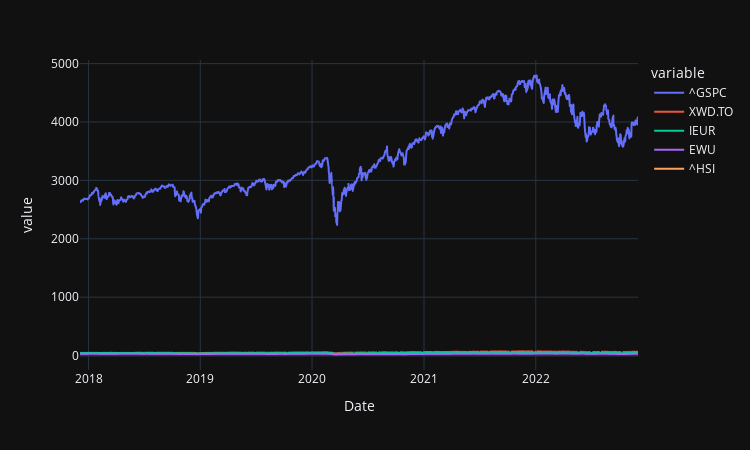

Notebook code cell kept with this figure:
### Code cell
# to import OHLC data and save it as 'df_px_close' DataFrame
tickers = ['^GSPC', 'XWD.TO', 'IEUR', 'EWU', '^HSI']
#tickers = ['VXUS', 'CL=F', 'GC=F']
df_px_close = [] # deletes DataFrame in case it was created earlier
df_px_close = pd.DataFrame() # creates empty DataFrame to store closing stock price data
for ticker in tickers: # loops through each ticker to download its closing share price and add it under a newe column of the DataFrame
    df_px_close[ticker] = yf.Ticker(ticker).history(period='5y').Close
    # another way to do it is here: https://www.allthesnippets.com/notes/finance/calculating_cumulative_returns_of_stocks_with_python_and_pandas.html

# charts prices of all tickers on a single graph
fig_px_close = px.line(df_px_close, 
                    x=df_px_close.index, 
                    y=df_px_close.columns,
                    height=450, 
                    width=750,
                    template='plotly_dark'
) # builds the chart
fig_px_close.show() # displays the chart

### Figure 1 — Plotly figure (JSON) as saved in the notebook; plotly's stock layout.template omitted (floating-point values rounded to 4 significant figures; data arrays with more than 128 entries replaced by an {"elided": "..."} marker saying what was removed)
{"data": [{"hovertemplate": "variable=^GSPC<br>Date=%{x}<br>value=%{y}<extra></extra>", "legendgroup": "^GSPC", "line": {"color": "#636efa", "dash": "solid"}, "marker": {"symbol": "circle"}, "mode": "lines", "name": "^GSPC", "showlegend": true, "type": "scattergl", "x": {"elided": "1258 str values"}, "xaxis": "x", "y": {"elided": "1258 float values"}, "yaxis": "y"}, {"hovertemplate": "variable=XWD.TO<br>Date=%{x}<br>value=%{y}<extra></extra>", "legendgroup": "XWD.TO", "line": {"color": "#EF553B", "dash": "solid"}, "marker": {"symbol": "circle"}, "mode": "lines", "name": "XWD.TO", "showlegend": true, "type": "scattergl", "x": {"elided": "1258 str values"}, "xaxis": "x", "y": {"elided": "1258 float values"}, "yaxis": "y"}, {"hovertemplate": "variable=IEUR<br>Date=%{x}<br>value=%{y}<extra></extra>", "legendgroup": "IEUR", "line": {"color": "#00cc96", "dash": "solid"}, "marker": {"symbol": "circle"}, "mode": "lines", "name": "IEUR", "showlegend": true, "type": "scattergl", "x": {"elided": "1258 str values"}, "xaxis": "x", "y": {"elided": "1258 float values"}, "yaxis": "y"}, {"hovertemplate": "variable=EWU<br>Date=%{x}<br>value=%{y}<extra></extra>", "legendgroup": "EWU", "line": {"color": "#ab63fa", "dash": "solid"}, "marker": {"symbol": "circle"}, "mode": "lines", "name": "EWU", "showlegend": true, "type": "scattergl", "x": {"elided": "1258 str values"}, "xaxis": "x", "y": {"elided": "1258 float values"}, "yaxis": "y"}, {"hovertemplate": "variable=^HSI<br>Date=%{x}<br>value=%{y}<extra></extra>", "legendgroup": "^HSI", "line": {"color": "#FFA15A", "dash": "solid"}, "marker": {"symbol": "circle"}, "mode": "lines", "name": "^HSI", "showlegend": true, "type": "scattergl", "x": {"elided": "1258 str values"}, "xaxis": "x", "y": {"elided": "1258 null values"}, "yaxis": "y"}], "layout": {"height": 450, "legend": {"title": {"text": "variable"}, "tracegroupgap": 0}, "margin": {"t": 60}, "width": 750, "xaxis": {"anchor": "y", "domain": [0, 1], "title": {"text": "Date"}}, "yaxis": {"anchor": "x", "domain": [0, 1], "title": {"text": "value"}}}}
